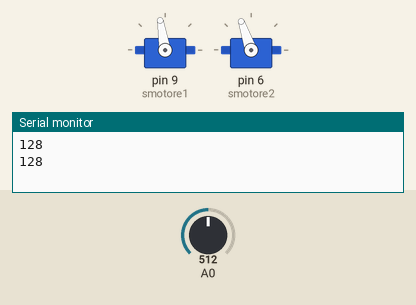
Simulated run of this sketch. Board: Arduino Uno, built with avr-gcc and run on an emulated ATmega328P. Shown: 2 × servo, the last lines printed to the serial monitor. The test bench sets the inputs (shaded band); at power-on: A0 = 512.

Above: at 3.8 s.
3.9 s: A0 set to 571
7.8 s: A0 set to 596
At 8.08 s:
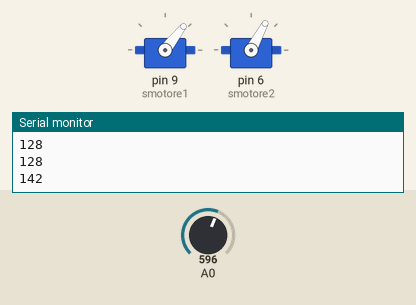
11.7 s: A0 set to 511
At 13.19 s:
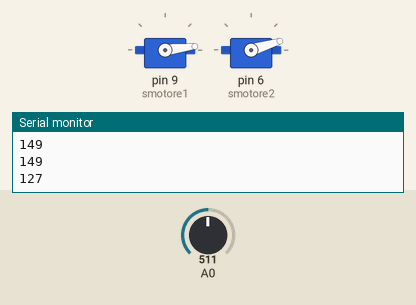
19.5 s: A0 set to 716
At 19.83 s:
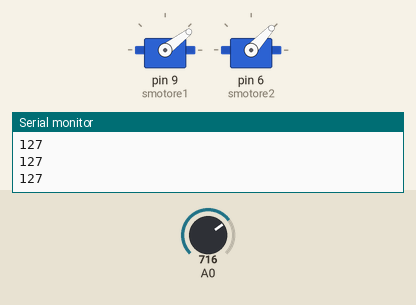
Timing chart, 0 to 22.6 s (numbered marks = the images above; inputs shaded):
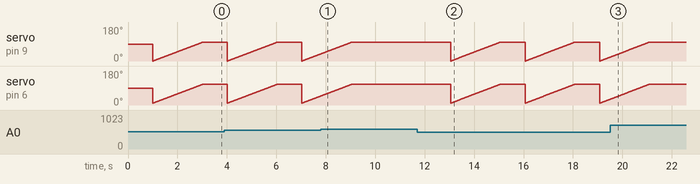

Measured:
- the behaviour switches between 579 and 580 on A0 (found by bisection; images 0 and 1)
- after the input at 7.8 s, servo on pin 9 (smotore1): goes on until 9.0 s, then stays 99°; servo on pin 6 (smotore2): goes on until 9.0 s, then stays 109°
- after the input at 11.7 s, servo on pin 9 (smotore1): ramps from 0° to 99° and jumps back, once every 3.0 s; servo on pin 6 (smotore2): ramps from 10° to 109° and jumps back, once every 3.0 s
- after the input at 19.5 s, servo on pin 9 (smotore1): goes on until 21.1 s, then stays 99°; servo on pin 6 (smotore2): goes on until 21.1 s, then stays 109°
- by itself, servo on pin 9 (smotore1): ramps from 0° to 99° and jumps back, once every 3.0 s
- by itself, servo on pin 6 (smotore2): ramps from 10° to 109° and jumps back, once every 3.0 s

The sketch:

Servo2_con_fotoresistenza.ino.ino
```cpp
#include <Servo.h>

Servo smotore1;
Servo smotore2;
int pos;
int luminosita;
//int ledPin = 10;  //Il pin del led


void setup()
{
  smotore1.attach(9);
  smotore2.attach(6);
  Serial.begin(9600);
}
void loop(){

  luminosita = analogRead(A0);  //Lettura della luminosità

  luminosita = luminosita/4;  //Adeguiamo il valore della luminosità

  //analogWrite(ledPin,luminosita);  //Mettiamo il valore letto per il led

  Serial.println(luminosita);

  delay(1000);

    if(luminosita<145){

      for(pos = 0; pos < 100; pos++)
      {
        smotore1.write(pos);
        smotore2.write(pos+10);
        delay(20);
      }
      for(pos = 0; pos>=185; pos--)
      {
        smotore1.write(pos);
        smotore2.write(pos+10);
        delay(5);
      }
  }//while
}
```
